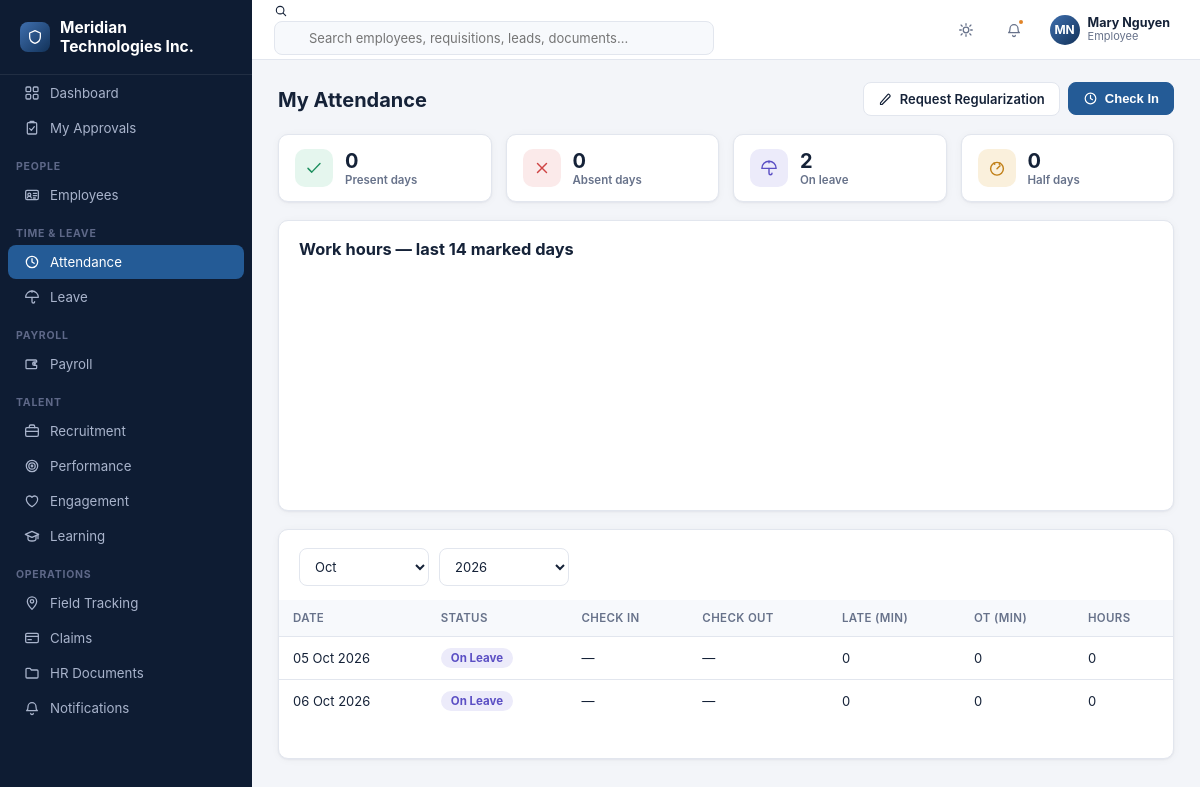
Screenshot of /attendance/my (signed in) with the database file from the repository.
### tables this page shows
CREATE TABLE company_settings (
    id INTEGER PRIMARY KEY CHECK (id = 1),
    company_name TEXT NOT NULL DEFAULT 'Your Company',
    logo_path TEXT,
    address TEXT,
    city TEXT,
    state TEXT,
    country TEXT,
    pincode TEXT,
    phone TEXT,
    email TEXT,
    website TEXT,
    gstin TEXT,
    pan TEXT,
    currency_symbol TEXT NOT NULL DEFAULT '$',
    fiscal_year_start_month INTEGER NOT NULL DEFAULT 4,
    updated_at TEXT NOT NULL DEFAULT (datetime('now'))
);

CREATE TABLE users (
    id INTEGER PRIMARY KEY AUTOINCREMENT,
    username TEXT NOT NULL UNIQUE,
    password_hash TEXT NOT NULL,
    full_name TEXT NOT NULL,
    email TEXT,
    phone TEXT,
    role_id INTEGER NOT NULL REFERENCES roles(id),
    employee_id INTEGER REFERENCES employees(id),
    is_active INTEGER NOT NULL DEFAULT 1,
    last_login_at TEXT,
    created_at TEXT NOT NULL DEFAULT (datetime('now'))
);

CREATE TABLE roles (
    id INTEGER PRIMARY KEY AUTOINCREMENT,
    name TEXT NOT NULL UNIQUE,
    description TEXT,
    is_system INTEGER NOT NULL DEFAULT 0,
    created_at TEXT NOT NULL DEFAULT (datetime('now'))
);

CREATE TABLE attendance (
    id INTEGER PRIMARY KEY AUTOINCREMENT,
    employee_id INTEGER NOT NULL REFERENCES employees(id) ON DELETE CASCADE,
    date TEXT NOT NULL,
    shift_id INTEGER REFERENCES shifts(id),
    check_in TEXT,
    check_out TEXT,
    status TEXT NOT NULL DEFAULT 'Present',
    late_minutes INTEGER NOT NULL DEFAULT 0,
    early_leave_minutes INTEGER NOT NULL DEFAULT 0,
    overtime_minutes INTEGER NOT NULL DEFAULT 0,
    work_hours REAL NOT NULL DEFAULT 0,
    source TEXT NOT NULL DEFAULT 'Manual',
    remarks TEXT,
    UNIQUE(employee_id, date)
);

### blueprints/attendance.py (the view)
@bp.route("/my")
@permission_required("attendance.attendance.view")
def my_attendance():
    if not g.employee:
        flash("No employee profile is linked to your account.", "error")
        return redirect(url_for("dashboard.index"))
    today = date.today()
    month = request.args.get("month", type=int) or today.month
    year = request.args.get("year", type=int) or today.year
    month_prefix = f"{year:04d}-{month:02d}-"
    rows = db.query(
        "SELECT * FROM attendance WHERE employee_id=? AND date LIKE ? ORDER BY date",
        (g.employee["id"], f"{month_prefix}%"),
    )
    summary = {"present": 0, "absent": 0, "leave": 0, "half_day": 0}
    for r in rows:
        s = (r["status"] or "").lower()
        if s == "present":
            summary["present"] += 1
        elif s == "absent":
            summary["absent"] += 1
        elif s == "on leave":
            summary["leave"] += 1
        elif s == "half day":
            summary["half_day"] += 1
    last14 = db.query(
        "SELECT date, work_hours FROM attendance WHERE employee_id=? ORDER BY date DESC LIMIT 14",
        (g.employee["id"],),
    )
    chart_data = [
        {"label": r["date"][5:], "value": round(r["work_hours"] or 0, 2)} for r in reversed(last14)
    ]
    today_row = db.query(
        "SELECT * FROM attendance WHERE employee_id=? AND date=?", (g.employee["id"], helpers.today_iso()), one=True
    )
    return render_template(
        "attendance/my_attendance.html", rows=rows, month=month, year=year, summary=summary,
        chart_data=chart_data, today_row=today_row, today_iso=helpers.today_iso(),
    )

### auth.py (called while the page is built)
def has_permission(code):
    if g.get("user") is None:
        return False
    perms = g.get("permissions", set())
    if "*" in perms:
        return True
    return code in perms

def permission_required(code):
    def decorator(view):
        @functools.wraps(view)
        def wrapped(**kwargs):
            if g.user is None:
                return redirect(url_for("auth.login", next=request.path))
            if not has_permission(code):
                flash(f"You don't have permission to do this ({code}).", "error")
                return redirect(url_for("dashboard.index"))
            return view(**kwargs)
        return wrapped
    return decorator

### db.py (called while the page is built)
def get_db():
    if "db" not in g:
        os.makedirs(os.path.dirname(config.DB_PATH), exist_ok=True)
        g.db = sqlite3.connect(config.DB_PATH, detect_types=sqlite3.PARSE_DECLTYPES)
        g.db.row_factory = sqlite3.Row
        g.db.execute("PRAGMA foreign_keys = ON")
    return g.db

def query(sql, args=(), one=False):
    conn = get_db()
    cur = conn.execute(sql, args)
    rows = cur.fetchall()
    cur.close()
    if one:
        return rows[0] if rows else None
    return rows

### helpers.py (called while the page is built)
def today_iso():
    return date.today().isoformat()

def fmt_date(value):
    if not value:
        return "-"
    try:
        return datetime.fromisoformat(str(value)[:19]).strftime("%d %b %Y")
    except ValueError:
        return str(value)[:10]

def initials(name):
    if not name:
        return "?"
    parts = str(name).strip().split()
    if not parts:
        return "?"
    if len(parts) == 1:
        return parts[0][:2].upper()
    return (parts[0][0] + parts[-1][0]).upper()

### notify.py (called while the page is built)
def unread_count(user_id):
    row = db.query(
        "SELECT COUNT(*) as c FROM notifications WHERE user_id=? AND is_read=0", (user_id,), one=True
    )
    return row["c"] if row else 0

### templates/attendance/my_attendance.html (shortened to what this page needs)
{% extends "base.html" %}
{% import "partials/icons.html" as ic %}
{% block content %}
<div class="page-head">
  <div>
    <h1>My Attendance</h1>
  </div>
  <div style="display:flex;gap:8px">
    <a class="btn" href="{{ url_for('attendance.regularization_new') }}">{{ ic.icon('pencil',15) }} Request Regularization</a>
    {% if today_row and today_row.check_in and not today_row.check_out %}
    <form method="post" action="{{ url_for('attendance.check_out') }}"><button class="btn accent" type="submit">{{ ic.icon('clock',15) }} Check Out</button></form>
    {% elif not today_row or not today_row.check_in %}
    <form method="post" action="{{ url_for('attendance.check_in') }}"><button class="btn primary" type="submit">{{ ic.icon('clock',15) }} Check In</button></form>
    {% else %}
    <span class="badge green">Checked in &amp; out today</span>
    {% endif %}
  </div>
</div>
<div class="kpi-grid" style="margin-bottom:18px">
  <div class="kpi-tile">
    <div class="icon" style="background:var(--green-bg);color:var(--green)">{{ ic.icon('check',18) }}</div>
    <div><div class="value">{{ summary.present }}</div><div class="label">Present days</div></div>
  </div>
  <div class="kpi-tile">
    <div class="icon" style="background:var(--red-bg);color:var(--red)">{{ ic.icon('close',18) }}</div>
    <div><div class="value">{{ summary.absent }}</div><div class="label">Absent days</div></div>
  </div>
  <div class="kpi-tile">
    <div class="icon" style="background:var(--indigo-bg);color:var(--indigo)">{{ ic.icon('umbrella',18) }}</div>
    <div><div class="value">{{ summary.leave }}</div><div class="label">On leave</div></div>
  </div>
  <div class="kpi-tile">
    <div class="icon" style="background:var(--amber-bg);color:var(--amber)">{{ ic.icon('gauge',18) }}</div>
    <div><div class="value">{{ summary.half_day }}</div><div class="label">Half days</div></div>
  </div>
</div>
<div class="card card-pad" style="margin-bottom:18px">
  <h3 style="margin-bottom:10px">Work hours — last 14 marked days</h3>
  <svg id="hoursChart" style="width:100%;height:220px"></svg>
</div>
<div class="card">
  <div class="card-pad" style="padding-bottom:0">
    <form class="toolbar" method="get">
      <select class="filter-select" name="month" onchange="this.form.submit()">
        {% for m in range(1,13) %}
        <option value="{{ m }}" {{ 'selected' if m == month }}>{{ ['','Jan','Feb','Mar','Apr','May','Jun','Jul','Aug','Sep','Oct','Nov','Dec'][m] }}</option>
        {% endfor %}
      </select>
      <select class="filter-select" name="year" onchange="this.form.submit()">
        {% for y in range(year-2, year+2) %}
        <option value="{{ y }}" {{ 'selected' if y == year }}>{{ y }}</option>
        {% endfor %}
      </select>
    </form>
  </div>
  <div class="table-wrap">
    {% if rows %}
    <table class="dt">
      <thead><tr><th>Date</th><th>Status</th><th>Check In</th><th>Check Out</th><th>Late (min)</th><th>OT (min)</th><th>Hours</th></tr></thead>
      <tbody>
        {% for r in rows %}
        <tr>
          <td>{{ r.date|fmt_date }}</td>
          <td><span class="badge {{ status_badge_class(r.status) }}">{{ r.status }}</span></td>
          <td>{{ r.check_in|fmt_time if r.check_in else '—' }}</td>
          <td>{{ r.check_out|fmt_time if r.check_out else '—' }}</td>
          <td>{{ r.late_minutes or 0 }}</td>
          <td>{{ r.overtime_minutes or 0 }}</td>
          <td>{{ r.work_hours or 0 }}</td>
        </tr>
        {% endfor %}
      </tbody>
    </table>
    {% else %}
    <div class="empty-state">
      <div class="ic">{{ ic.icon('clock', 34) }}</div>
      <p>No attendance records for this month yet.</p>
    </div>
    {% endif %}
  </div>
  <div class="card-pad"></div>
</div>
{% endblock %}

### templates/base.html (shortened to what this page needs)
<!doctype html>
<html lang="en">
<head>
<link rel="stylesheet" href="{{ url_for('static', filename='css/style.css') }}">
</head>
<body>
{% import "partials/icons.html" as ic %}
{% set ep = request.endpoint or '' %}
<div class="app">
  <aside class="sidebar" id="sidebar">
    <div class="sidebar-brand"><span class="logo-dot">{{ ic.icon('shield', 16) }}</span> <span>{{ company.company_name if company else 'Enterprise HR' }}</span></div>
    <nav>
      <div class="nav-item {{ 'active' if ep=='dashboard.index' }}" onclick="location.href='{{ url_for('dashboard.index') }}'">
        {{ ic.icon('grid') }} <span>Dashboard</span>
      </div>
      <div class="nav-item {{ 'active' if ep=='dashboard.my_approvals' }}" onclick="location.href='{{ url_for('dashboard.my_approvals') }}'">
        {{ ic.icon('clipboard-check') }} <span>My Approvals</span>
      </div>
      {% if has_permission('employees.employees.view') %}
      <div class="nav-section">People</div>
      <div class="nav-item {{ 'active' if ep.startswith('employees.') }}" onclick="location.href='{{ url_for('employees.list_view') }}'">{{ ic.icon('id-card') }} <span>Employees</span></div>
      {% endif %}
      {% if has_permission('attendance.attendance.view') %}
      <div class="nav-section">Time &amp; Leave</div>
      <div class="nav-item {{ 'active' if ep.startswith('attendance.') }}" onclick="location.href='{{ url_for('attendance.daily') }}'">{{ ic.icon('clock') }} <span>Attendance</span></div>
      {% endif %}
      {% if has_permission('leave.requests.view') %}
      <div class="nav-item {{ 'active' if ep.startswith('leave.') }}" onclick="location.href='{{ url_for('leave.requests_list') }}'">{{ ic.icon('umbrella') }} <span>Leave</span></div>
      {% endif %}
      {% if has_permission('payroll.payslips.view') or has_permission('payroll.runs.view') %}
      <div class="nav-section">Payroll</div>
      <div class="nav-item {{ 'active' if ep.startswith('payroll.') }}" onclick="location.href='{{ url_for('payroll.runs_list') }}'">{{ ic.icon('wallet') }} <span>Payroll</span></div>
      {% endif %}
      {% if has_permission('recruitment.requisitions.view') %}
      <div class="nav-section">Talent</div>
      <div class="nav-item {{ 'active' if ep.startswith('recruitment.') }}" onclick="location.href='{{ url_for('recruitment.requisitions_list') }}'">{{ ic.icon('briefcase') }} <span>Recruitment</span></div>
      {% endif %}
      {% if has_permission('performance.goals.view') %}
      <div class="nav-item {{ 'active' if ep.startswith('performance.') }}" onclick="location.href='{{ url_for('performance.cycles_list') }}'">{{ ic.icon('target') }} <span>Performance</span></div>
      {% endif %}
      {% if has_permission('engagement.surveys.view') %}
      <div class="nav-item {{ 'active' if ep.startswith('engagement.') }}" onclick="location.href='{{ url_for('engagement.surveys_list') }}'">{{ ic.icon('heart') }} <span>Engagement</span></div>
      {% endif %}
      {% if has_permission('learning.courses.view') %}
      <div class="nav-item {{ 'active' if ep.startswith('learning.') }}" onclick="location.href='{{ url_for('learning.courses_list') }}'">{{ ic.icon('graduation') }} <span>Learning</span></div>
      {% endif %}
      {% if has_permission('field.visits.view') %}
      <div class="nav-section">Operations</div>
      <div class="nav-item {{ 'active' if ep.startswith('field.') }}" onclick="location.href='{{ url_for('field.visits_list') }}'">{{ ic.icon('map-pin') }} <span>Field Tracking</span></div>
      {% endif %}
      {% if has_permission('claims.claims.view') %}
      <div class="nav-item {{ 'active' if ep.startswith('claims.') }}" onclick="location.href='{{ url_for('claims.claims_list') }}'">{{ ic.icon('credit-card') }} <span>Claims</span></div>
      {% endif %}
      {% if has_permission('documents.documents.view') %}
      <div class="nav-item {{ 'active' if ep.startswith('documents.') }}" onclick="location.href='{{ url_for('documents.list_view') }}'">{{ ic.icon('folder') }} <span>HR Documents</span></div>
      {% endif %}
      <div class="nav-item {{ 'active' if ep.startswith('notifications.') }}" onclick="location.href='{{ url_for('notifications.index') }}'">{{ ic.icon('bell') }} <span>Notifications</span></div>
    </nav>
  </aside>
  <div class="main">
    <header class="topbar">
      <div class="search-box">
        {{ ic.icon('search', 14) }}
        <input type="text" placeholder="Search employees, requisitions, leads, documents..." oninput="onGlobalSearch(this)">
      </div>
      <div class="topbar-right">
        <button class="icon-btn" onclick="toggleTheme()" title="Toggle theme">{{ ic.icon('sun') }}</button>
        <div class="dropdown">
          <button class="icon-btn" data-dropdown-toggle title="Notifications">
            {{ ic.icon('bell') }}
            {% if unread_notifs and unread_notifs > 0 %}<span class="badge-dot"></span>{% endif %}
          </button>
        </div>
        <div class="dropdown">
          <div class="user-chip" data-dropdown-toggle>
            <div class="avatar">{% if g.employee and g.employee.photo_path %}<img src="{{ url_for('static', filename='uploads/' + g.employee.photo_path) }}">{% else %}{{ (g.user.full_name if g.user else '??')|initials }}{% endif %}</div>
            <div style="display:flex;flex-direction:column;line-height:1.2">
              <span style="font-weight:650;font-size:12.5px">{{ g.user.full_name if g.user else 'Guest' }}</span>
              <span class="text-muted" style="font-size:11px">{{ g.user.role_name if g.user else '' }}</span>
            </div>
          </div>
        </div>
      </div>
    </header>
    <main class="content">
      {% block content %}{% endblock %}
    </main>
  </div>
</div>
</body>
</html>

### rows the page displays
company_settings: company_name "Meridian Technologies Inc."
users: full_name "MN", user "Mary Nguyen"
roles: user "Employee"
attendance: date|fmt_date "05 Oct 2026", status "On Leave", check_in|fmt_time "—", check_out|fmt_time "—", late_minutes "0", overtime_minutes "0", work_hours "0"
attendance: date|fmt_date "06 Oct 2026", status "On Leave", check_in|fmt_time "—", check_out|fmt_time "—", late_minutes "0", overtime_minutes "0", work_hours "0"

### other values shown
{{ summary.present }} "0"
{{ summary.absent }} "0"
{{ summary.leave }} "2"
{{ summary.half_day }} "0"
form field month "Oct"
form field year "2026"
